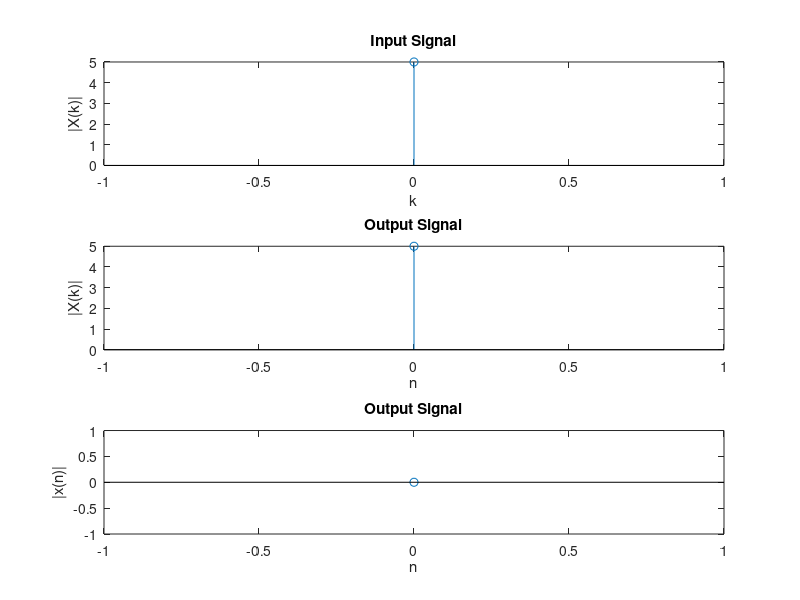

MATLAB code for this plot:
% program to perform Inv DFT
% Example
% Enter the Sequence[1 2 3]
% Output is
%    2.0000          
%   -0.5000 - 0.2887i
%   -0.5000 + 0.2887i

clear all;
y=input('Enter the Sequence');
N=length(y);
X=zeros(N,1);
for K=0:N-1
    for n=0:N-1
        X(K+1)=X(K+1)+(y(n+1)*exp(1i*pi*2*K*n/N));
    end
end
X=X./N;
disp('Output is');
disp(X);
t=0:N-1;
subplot(3,1,1);
stem(t,y);title('Input Signal');
xlabel('k');ylabel('|X(k)|');
subplot(3,1,2);
stem(t,abs(X));title('Output Signal');
xlabel('n');ylabel('|X(k)|');
subplot(3,1,3);
stem(t,angle(X));title('Output Signal');
xlabel('n');ylabel('|x(n)|');
